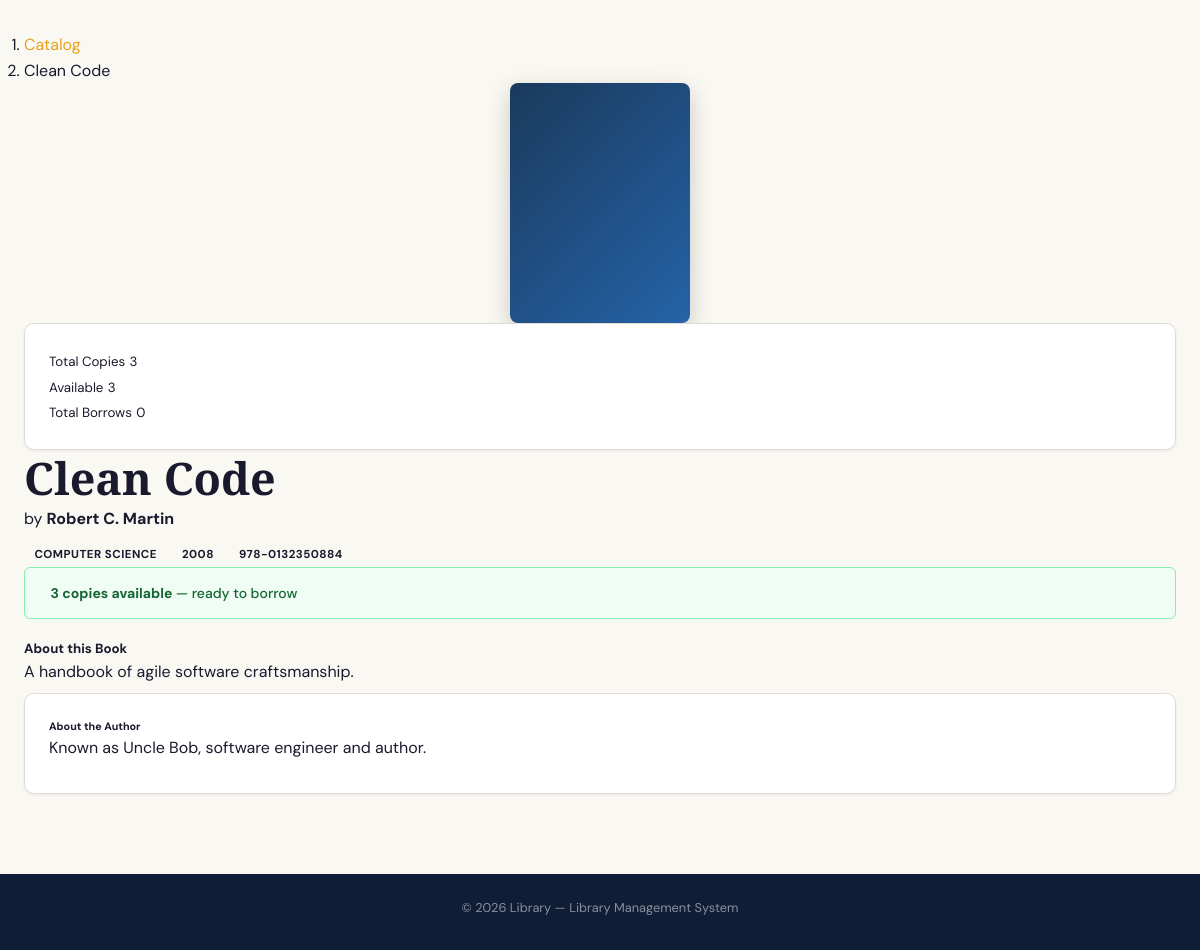
/user/book_detail.php?id=1 (signed in), run on the app's committed database.
### tables this page shows
CREATE TABLE books (
    id INT AUTO_INCREMENT PRIMARY KEY,
    author_id INT NOT NULL,
    category_id INT NOT NULL,
    title VARCHAR(255) NOT NULL,
    isbn VARCHAR(20) UNIQUE,
    description TEXT,
    year INT,
    cover_image VARCHAR(255) DEFAULT 'no-cover.png',
    total_copies INT DEFAULT 1,
    available_copies INT DEFAULT 1,
    created_at TIMESTAMP DEFAULT CURRENT_TIMESTAMP,
    updated_at TIMESTAMP DEFAULT CURRENT_TIMESTAMP ON UPDATE CURRENT_TIMESTAMP,
    FOREIGN KEY (author_id) REFERENCES authors(id) ON DELETE RESTRICT,
    FOREIGN KEY (category_id) REFERENCES categories(id) ON DELETE RESTRICT
);

CREATE TABLE authors (
    id INT AUTO_INCREMENT PRIMARY KEY,
    name VARCHAR(150) NOT NULL,
    bio TEXT,
    created_at TIMESTAMP DEFAULT CURRENT_TIMESTAMP
);

CREATE TABLE categories (
    id INT AUTO_INCREMENT PRIMARY KEY,
    name VARCHAR(100) NOT NULL UNIQUE,
    description TEXT,
    created_at TIMESTAMP DEFAULT CURRENT_TIMESTAMP
);

### config/auth_helper.php (called while the page is built, shortened)
<?php
function appUrl(): string {
    if (defined('APP_URL')) {
        return APP_URL;
    }
    return 'http://localhost/ProjektiWeb2';
}
function e($value): string {
    return htmlspecialchars((string)$value, ENT_QUOTES, 'UTF-8');
}

### user/book_detail.php (the view, shortened to what this page needs)
<?php
require_once __DIR__ . '/../config/auth_helper.php';
$db = getDB();
$bookId = (int)($_GET['id'] ?? 0);
$stmt = $db->prepare(
    "SELECT
        b.*,
        a.name AS author_name,
        a.bio AS author_bio,
        c.name AS category_name
     FROM books b
     JOIN authors a ON b.author_id = a.id
     JOIN categories c ON b.category_id = c.id
     WHERE b.id = ?
     LIMIT 1"
);
$stmt->bind_param("i", $bookId);
$stmt->execute();
$book = $stmt->get_result()->fetch_assoc();
$stmt = $db->prepare("SELECT COUNT(*) AS total FROM borrow_history WHERE book_id = ?");
$stmt->bind_param("i", $bookId);
$stmt->execute();
$countRow = $stmt->get_result()->fetch_assoc();
$totalBorrows = (int)($countRow['total'] ?? 0);
require_once __DIR__ . '/../includes/header.php';
?>
<div class="page-wrapper">
<div class="container">
    <nav aria-label="breadcrumb" class="mb-3">
        <ol class="breadcrumb">
            <li class="breadcrumb-item">
                <a href="<?= appUrl() ?>/user/catalog.php">Catalog</a>
            </li>
            <li class="breadcrumb-item active">
                <?= e(mb_strimwidth($book['title'], 0, 40, '…')) ?>
            </li>
        </ol>
    </nav>
    <div class="row g-4">
       <div class="book-cover-detail mb-3" style="max-width:200px;margin:0 auto">
        <?php if (!empty($book['cover_image']) && defined('UPLOAD_DIR') && file_exists(UPLOAD_DIR . $book['cover_image'])): ?>
        <img src="<?= UPLOAD_URL . e($book['cover_image']) ?>"
             alt="<?= e($book['title']) ?>"
           style="width:100%;border-radius:8px;box-shadow:0 8px 24px ▯rgba(0,0,0,0.2)">
        <?php else: ?>
        <div style="width:180px;height:240px;background:linear-gradient(135deg,#1a3a5c,#2563a8);border-radius:8px;display:flex;align-items:center;justify-content:center;margin:0 auto;box-shadow:0 8px 24px rgba(0,0,0,0.2)">
        </div>
        <?php endif; ?>
        </div>
            <div class="card text-start">
                <div class="card-body p-3">
                    <div class="d-flex justify-content-between py-1 border-bottom">
                        <small class="text-muted">Total Copies</small>
                        <small class="fw-600"><?= (int)$book['total_copies'] ?></small>
                    </div>
                    <div class="d-flex justify-content-between py-1 border-bottom">
                        <small class="text-muted">Available</small>
                        <small class="fw-600 <?= (int)$book['available_copies'] > 0 ? 'text-success' : 'text-danger' ?>">
                            <?= (int)$book['available_copies'] ?>
                        </small>
                    </div>
                    <div class="d-flex justify-content-between py-1 border-bottom">
                        <small class="text-muted">Total Borrows</small>
                        <small class="fw-600"><?= $totalBorrows ?></small>
                    </div>
                </div>
            </div>
        </div>
        <div class="col-md-9">
            <h1 class="h2 mb-1"><?= e($book['title']) ?></h1>
            <p class="text-muted fs-5 mb-2">
                by <strong><?= e($book['author_name']) ?></strong>
            </p>
            <div class="d-flex flex-wrap gap-2 mb-3">
                <span class="badge bg-secondary fs-6 fw-normal">
                    <?= e($book['category_name']) ?>
                </span>
                <?php if (!empty($book['year'])): ?>
                    <span class="badge bg-light text-dark border">
                        <?= e($book['year']) ?>
                    </span>
                <?php endif; ?>
                <?php if (!empty($book['isbn'])): ?>
                    <span class="badge bg-light text-dark border">
                        <i class="bi bi-upc me-1"></i><?= e($book['isbn']) ?>
                    </span>
                <?php endif; ?>
            </div>
            <div class="alert <?= (int)$book['available_copies'] > 0 ? 'alert-success' : 'alert-warning' ?> d-flex align-items-center gap-2 py-2">
                <div>
                    <?php if ((int)$book['available_copies'] > 0): ?>
                        <strong>
                            <?= (int)$book['available_copies'] ?>
                            cop<?= (int)$book['available_copies'] === 1 ? 'y' : 'ies' ?> available
                        </strong>
                        — ready to borrow
                    <?php else: ?>
                        <strong>Not available</strong>
                        — all copies are currently borrowed. You can reserve it.
                    <?php endif; ?>
                </div>
            </div>
            <?php if (!empty($book['description'])): ?>
                <div class="mb-4">
                    <h5>About this Book</h5>
                    <p class="text-muted"><?= nl2br(e($book['description'])) ?></p>
                </div>
            <?php endif; ?>
            <?php if (!empty($book['author_bio'])): ?>
                <div class="card bg-light border-0">
                    <div class="card-body">
                        <h6>
                            About the Author
                        </h6>
                        <p class="mb-0 text-muted">
                            <?= e($book['author_bio']) ?>
                        </p>
                    </div>
                </div>
            <?php endif; ?>
        </div>
    </div>
</div>
<?php
require_once __DIR__ . '/../includes/footer.php';
?>

### assets/css/style.css (style rules this page uses)
:root { --navy: #0f1e36; --navy-mid: #1a3054; --navy-light: #2a4878; --amber: #e8a020; --amber-light: #f2b84b; --cream: #faf8f3; --cream-mid: #f0ece2; --text: #1a1a2e; --text-muted: #6b7280; --white: #ffffff; --success: #22c55e; --warning: #f59e0b; --danger: #ef4444; --info: #3b82f6; --border: #e2ddd4; --shadow-sm: 0 1px 3px rgba(15, 30, 54, 0.08); --shadow-md: 0 4px 16px rgba(15, 30, 54, 0.12); --shadow-lg: 0 8px 32px rgba(15, 30, 54, 0.18); --radius: 10px; --radius-sm: 6px; --radius-lg: 16px; --font-display: "Playfair Display", Georgia, serif; --font-body: "DM Sans", system-ui, sans-serif; --transition: 0.2s ease; }
* { box-sizing: border-box; margin: 0; padding: 0; }
html { scroll-behavior: smooth; }
body { font-family: var(--font-body); background: var(--cream); color: var(--text); line-height: 1.6; min-height: 100vh; }
h1, h2, h3 { font-family: var(--font-display); font-weight: 700; line-height: 1.25; }
h1 { font-size: clamp(1.8rem, 4vw, 2.8rem); }
p { margin-bottom: 0.5rem; }
a { color: var(--amber); text-decoration: none; transition: color var(--transition); }
.alert { padding: 0.85rem 1.1rem; border-radius: var(--radius-sm); margin-bottom: 1.2rem; font-size: 0.875rem; font-weight: 500; display: flex; align-items: center; gap: 0.5rem; }
.alert-success { background: #f0fdf4; border: 1px solid #86efac; color: #166534; }
.page-wrapper { max-width: 1280px; margin: 0 auto; padding: 2rem 1.5rem; }
.card { background: var(--white); border-radius: var(--radius); box-shadow: var(--shadow-sm); border: 1px solid var(--border); overflow: hidden; }
.card-body { padding: 1.5rem; }
.badge { display: inline-block; padding: 0.2rem 0.65rem; border-radius: 20px; font-size: 0.72rem; font-weight: 700; text-transform: uppercase; letter-spacing: 0.04em; }

### data on the page
books: title "Clean Code", total_copies "3", available_copies "3", author.name "Robert C. Martin", category.name "COMPUTER SCIENCE", year "2008", isbn "978-0132350884", description "A handbook of agile software craftsmanship.", author.bio "Known as Uncle Bob, software engineer and author."

### other printed values
$totalBorrows "0"
